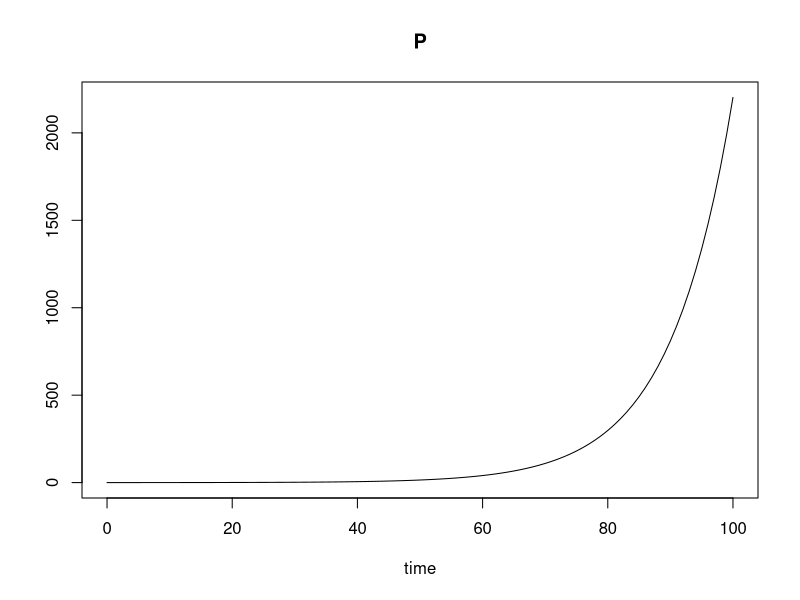
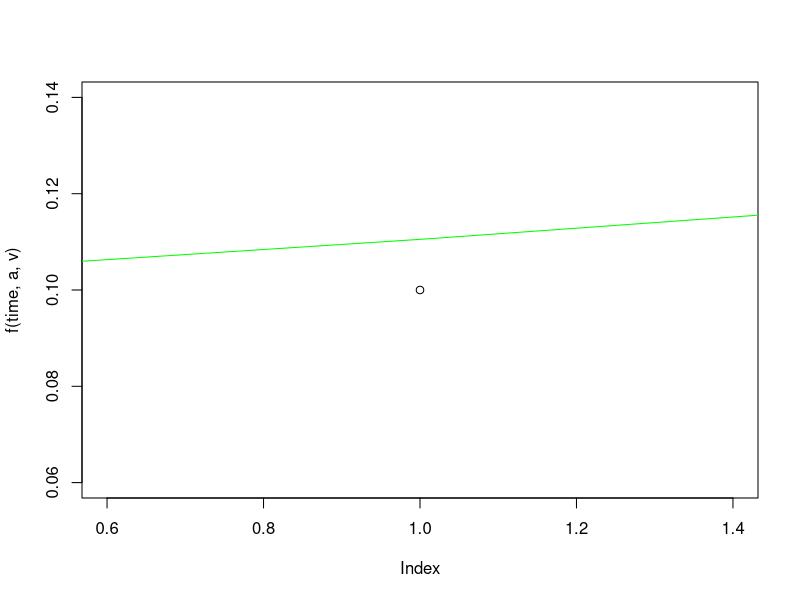
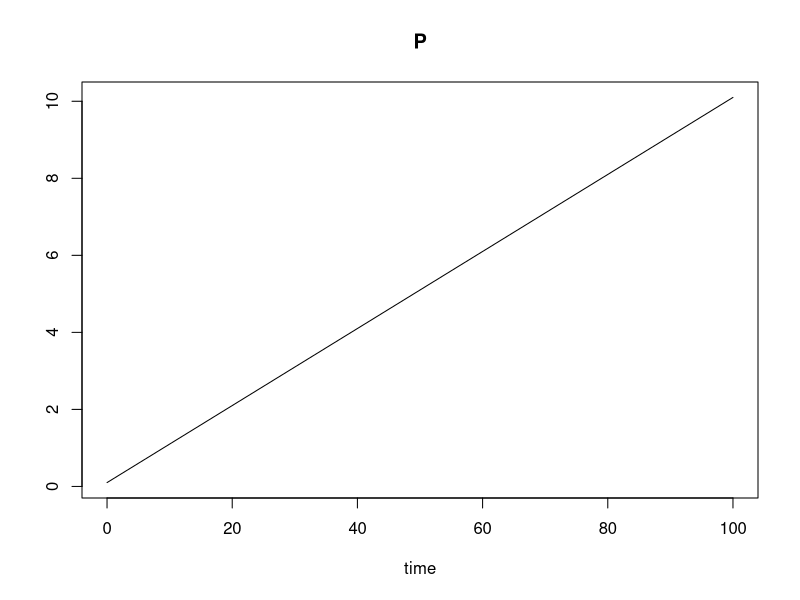
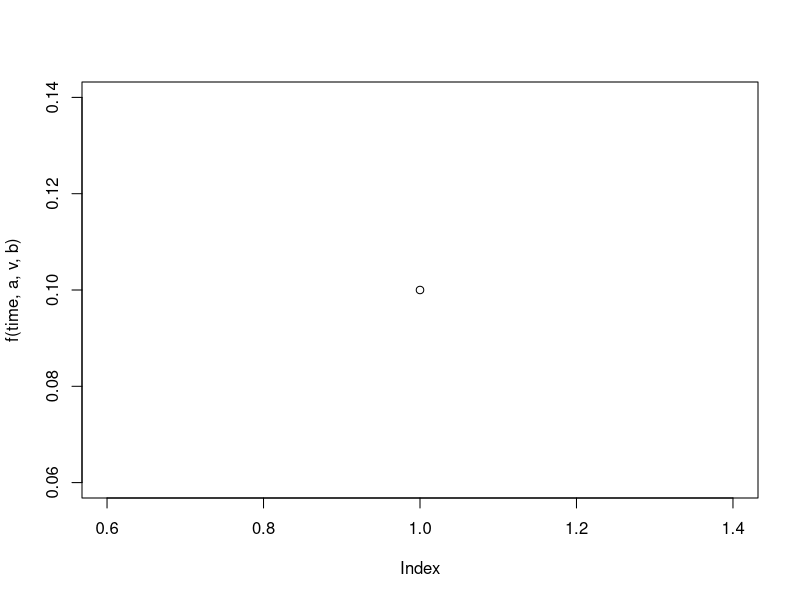
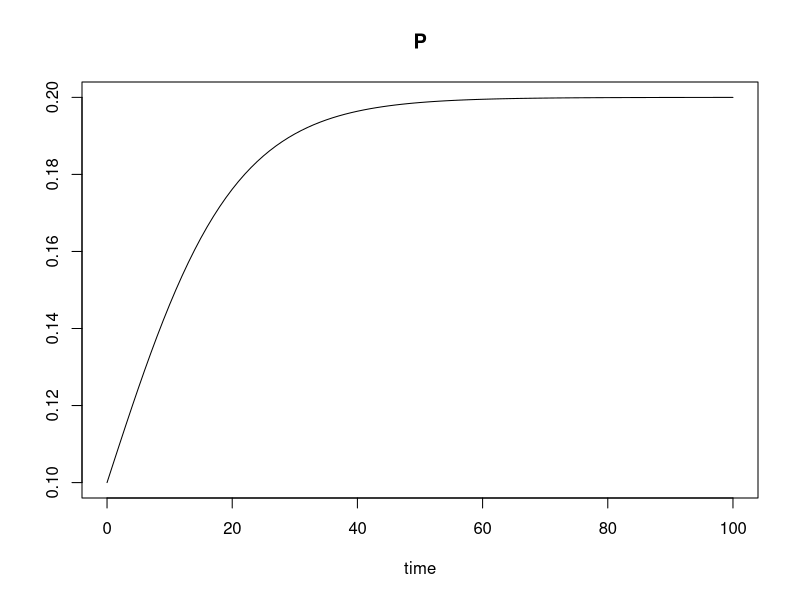
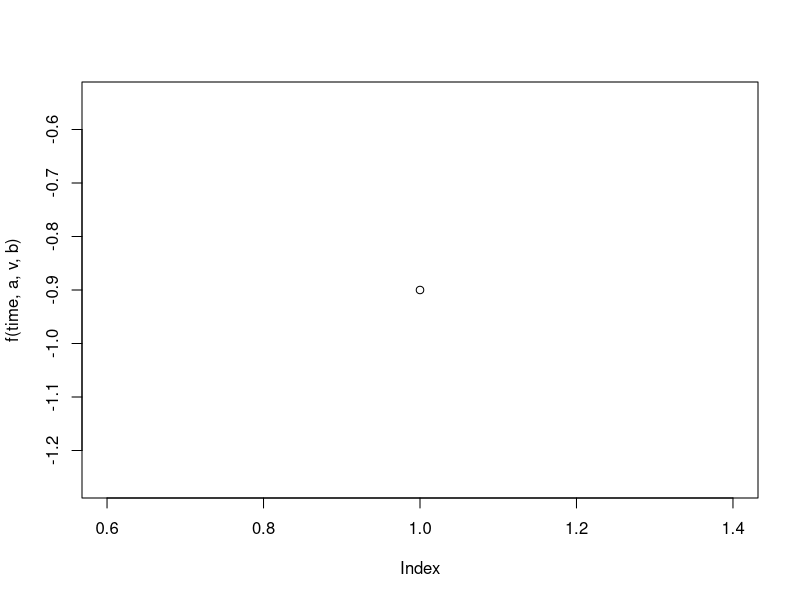
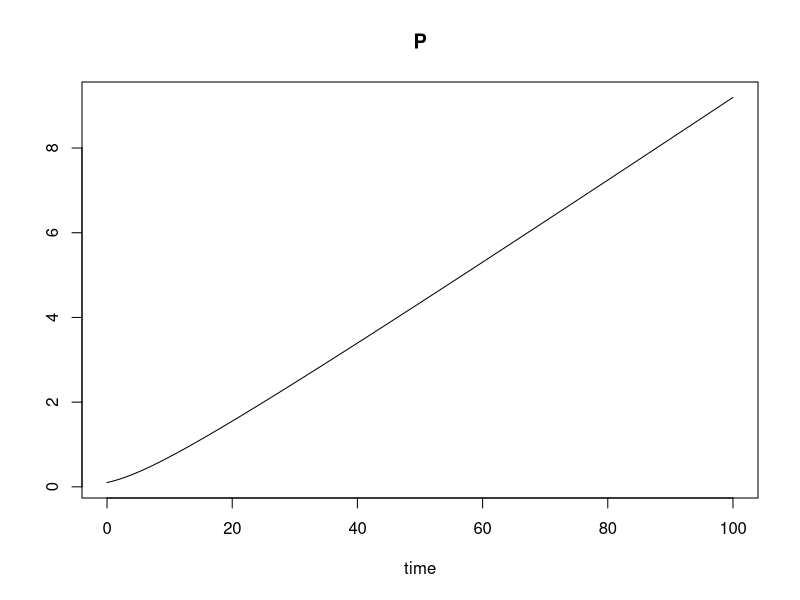
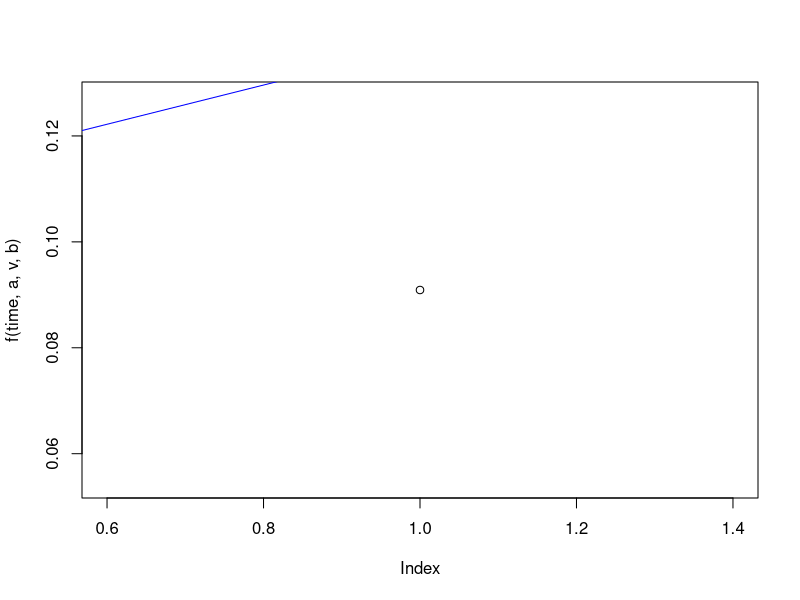

R code for these plots, in order:
library(deSolve)


#####################################################################################################
#
#                                 Growth Models
#     V = Volume of Tumor
#     a,b,c = Are parameters that can be ajusted to describe a particular data set.
#
#
#
#####################################################################################################
#
#                             Exponential Model
#                                   V = aV
#

f = function( time, v , parameter){
  with(as.list(c(v,parameter)),{ 
    dp = (parameter[1]*v)
    list(dp)
  })
  
}
parameter = c(0.1,0.2)
time = seq(0,100,1)
v=c(P=0.1)
out=ode(v,time,f,parameter)
plot(out)

f = function(time, a, v){
  P = a*v
}
a = 0.1
v = 1
time = seq(1,100,1)
plot(f(time,a,v))
lines(out,col="green")

####################################################################################################
#
#                               Mendelsohn Model
#                                   V = aV^b
#


f = function(time, v , parameter){
  with(as.list(c(v,parameter)),{ 
    dp = (parameter[1]*(v^parameter[2]))
    list(dp)
  })
  
}

#parameter(a,b)
parameter = c(0.1,0,2)
time = seq(0,100,1)
v=c(P=0.1)
out=ode(v, time, f, parameter)
plot(out)


f = function(time, a, v, b){
  P = a*(v^b)
}
a = 0.1
b = 0.1 
v = 1
time = seq(1,100,1)
plot(f(time,a,v,b))
lines(out,col="blue")

#####################################################################################################
#
#                                   Logistic Model
#                                   V = aV*(1-v/b)
#

f = function( time, v , parameter){
  with(as.list(c(v,parameter)),{ 
    dp = (parameter[1]*v)*(1-v/parameter[2])
    list(dp)
  })
  
}
parameter = c(0.1,0.2)
time = seq(0,100,1)
v=c(P=0.1)
out=ode(v, time, f, parameter)
plot(out)


f = function(time, a, v, b){
  P = a*v*(1-v/b)
}
a = 0.1
b = 0.1 
v = 1
time = seq(1,100,1)
plot(f(time,a,v,b))
lines(out,col="blue")

#####################################################################################################
#
#                                   Lineal Model
#                                   V = aV/(v+b)
#

f = function( time, v , parameter){
  with(as.list(c(v,parameter)),{ 
    dp = (parameter[1]*v)/(v+parameter[2])
    list(dp)
  })
  
}
parameter = c(0.1,0.2)
time = seq(0,100,1)
v=c(P=0.1)
out=ode(v, time, f, parameter)
plot(out)


f = function(time, a, v, b){
  P = (a*v)/(v+b)
}
a = 0.1
b = 0.1 
v = 1
time = seq(1,100,1)
plot(f(time,a,v,b))
lines(out,col="blue")

#####################################################################################################
#
#                                   Surface Model
#                                   V = aV*(v+b)^3
#

f = function( time, v , parameter){
  with(as.list(c(v,parameter)),{ 
    dp = (parameter[1]*v)/((v+parameter[2])^3)
    list(dp)
  })
  
}
parameter = c(0.1,0.2)
time = seq(0,100,1)
v=c(P=0.1)
out=ode(v, time, f, parameter)
plot(out)


f = function(time, a, v, b){
  P = (a*v)/((v+b)^3)
}
a = 0.1
b = 0.1 
v = 1
time = seq(1,100,1)
plot(f(time,a,v,b))
lines(out,col="blue")

#####################################################################################################
#
#                                    Gumpertz Model
#                                   V = aVln*(b/v+c)
#

f = function( time, v , parameter){
  with(as.list(c(v,parameter)),{ 
    dp = (parameter[1]*v)*log(parameter[2]/v+parameter[3])
    list(dp)
  })
  
}
# Parameter (a,b,c)
parameter = c(0.1,0.2,0.3)
time = seq(0,100,1)
v=c(P=0.1)
out=ode(v, time, f, parameter)
plot(out)


f = function(time, a, v, b, c){
  P = (a*v)*log(b/v+c)
}
a = 0.1
b = 0.1 
c = 0.1
v = 1
time = seq(1,100,1)
plot(f(time,a,v,b,c))
lines(out,col="blue")


#####################################################################################################
#
#                                   Bertanlaffy Model
#                                    V = aV^2/3 - bV
#

f = function( time, v , parameter){
  with(as.list(c(v,parameter)),{ 
    dp = (parameter[1]*v)^(2/3) - parameter[2]*v
    list(dp)
  })
  
}
# Parameter (a,b)
parameter = c(0.1,0.2)
time = seq(0,100,1)
v=c(P=0.1)
out=ode(v, time, f, parameter)
plot(out)


f = function(time, a, v, b){
  P = (a*(v^(2/3))) - (b*v)
}
a = 0.1
b = 0.1 
v = 1
time = seq(1,100,1)
plot(f(time,a,v,b))
lines(out,col="blue")
